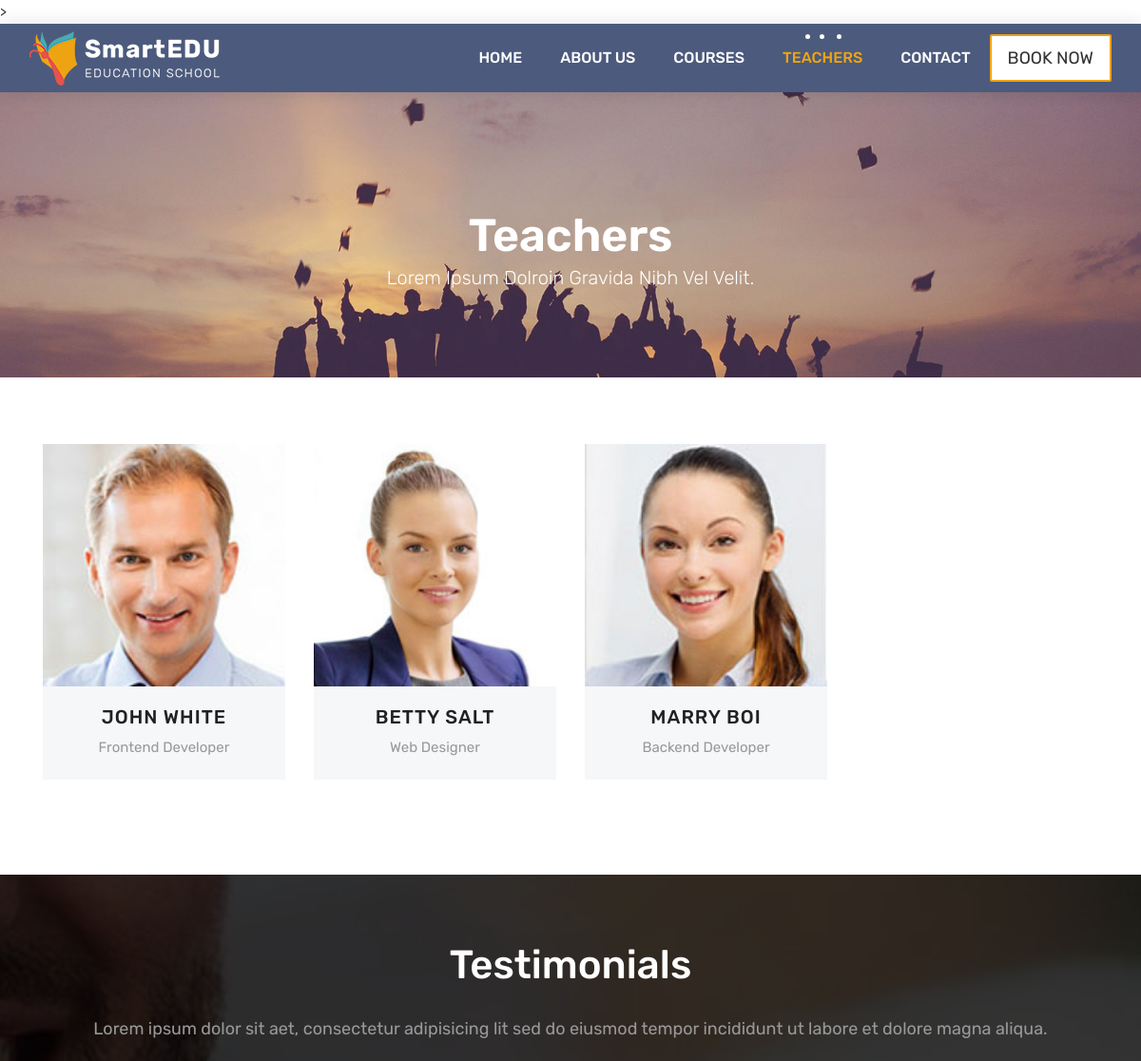
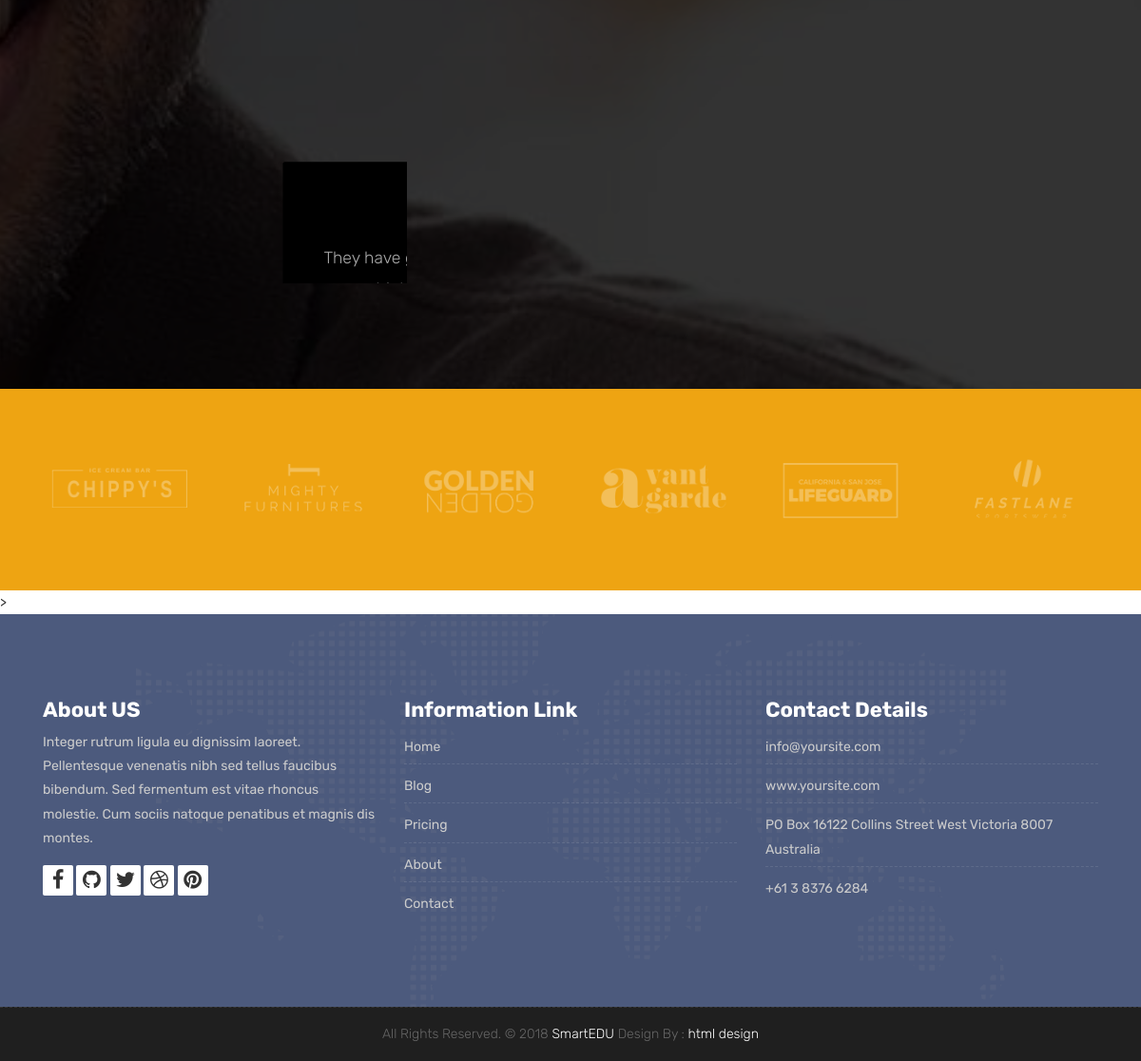
Screenshot of /teachers/ with the database file from the repository (2 pictures, top to bottom).
### teachers/models.py (models this page shows, shortened)
class Teacher(models.Model):
    name = models.CharField(max_length=50)
    title = models.CharField(max_length=50)
    description = models.TextField(blank=True, null=True)
    image = models.ImageField(upload_to="teachers/%Y/%m/%d/", default="teachers/default_teacher_image.jpg")
    facebook = models.URLField(max_length=200, blank=True)
    twitter = models.URLField(max_length=200, blank=True)
    linkedin = models.URLField(max_length=200, blank=True)
    youtube = models.URLField(max_length=200, blank=True)

### teachers/views.py (the view)
# urls.py: path('', TeacherListView.as_view(), name="teachers"),
class TeacherListView(ListView):
    model = Teacher
    template_name = 'teachers.html'
    context_object_name = 'teachers'

### templates/teachers.html (shortened to what this page needs)
{% extends 'partials/_base.html' %}
{% load static %}
{% block content %}
	<div class="all-title-box">
		<div class="container text-center">
			<h1>Teachers<span class="m_1">Lorem Ipsum dolroin gravida nibh vel velit.</span></h1>
		</div>
	</div>
	<div id="teachers" class="section wb">
        <div class="container">
            <div class="row">
				{% for teacher in teachers %}
				<div class="col-lg-3 col-md-6 col-12">
					<div class="our-team">
						<div class="team-img">
							<img src="{{teacher.image.url}}">
						</div>
						<div class="team-content">
							<h3 class="title"><a href= "{% url 'teacher_detail' teacher.pk %}"> {{ teacher.name }} </a></h3>
							<span class="post">{{ teacher.title }}</span>
						</div>
					</div>
				</div>
				{% endfor %}
            </div>
        </div>
    </div>
    <div id="testimonials" class="parallax section db parallax-off" style="background-image:url('images/parallax_04.jpg');">
        <div class="container">
            <div class="section-title text-center">
                <h3>Testimonials</h3>
                <p>Lorem ipsum dolor sit aet, consectetur adipisicing lit sed do eiusmod tempor incididunt ut labore et dolore magna aliqua. </p>
            </div>
            <div class="row">
                <div class="col-md-12 col-sm-12">
                    <div class="testi-carousel owl-carousel owl-theme">
                        <div class="testimonial clearfix">
							<div class="testi-meta">
                                <img src="images/testi_01.png" alt="" class="img-fluid">
                                <h4>James Fernando </h4>
                            </div>
                            <div class="desc">
                                <h3><i class="fa fa-quote-left"></i> Wonderful Support!</h3>
                                <p class="lead">They have got my project on time with the competition with a sed highly skilled, and experienced & professional team.</p>
                            </div>
                        </div>
                    </div>
                </div>
            </div>
        </div>
    </div>
    <div class="parallax section dbcolor">
        <div class="container">
            <div class="row logos">
                <div class="col-md-2 col-sm-2 col-xs-6 wow fadeInUp">
                    <a href="#"><img src="images/logo_01.png" alt="" class="img-repsonsive"></a>
                </div>
                <div class="col-md-2 col-sm-2 col-xs-6 wow fadeInUp">
                    <a href="#"><img src="images/logo_02.png" alt="" class="img-repsonsive"></a>
                </div>
                <div class="col-md-2 col-sm-2 col-xs-6 wow fadeInUp">
                    <a href="#"><img src="images/logo_03.png" alt="" class="img-repsonsive"></a>
                </div>
                <div class="col-md-2 col-sm-2 col-xs-6 wow fadeInUp">
                    <a href="#"><img src="images/logo_04.png" alt="" class="img-repsonsive"></a>
                </div>
                <div class="col-md-2 col-sm-2 col-xs-6 wow fadeInUp">
                    <a href="#"><img src="images/logo_05.png" alt="" class="img-repsonsive"></a>
                </div>
                <div class="col-md-2 col-sm-2 col-xs-6 wow fadeInUp">
                    <a href="#"><img src="images/logo_06.png" alt="" class="img-repsonsive"></a>
                </div>
            </div>
        </div>
    </div>
{% endblock %}

### static/style.css (style rules this page uses)
body { color: #333333; font-size: 14px; font-family: 'Rubik', sans-serif; line-height: 1.80857; }
html, body { height: 100%; }
a { color: #1f1f1f; text-decoration: none !important; outline: none !important; -webkit-transition: all .3s ease-in-out; -moz-transition: all .3s ease-in-out; -ms-transition: all .3s ease-in-out; -o-transition: all .3s ease-in-out; transition: all .3s ease-in-out; }
h1, h2, h3, h4, h5, h6 { letter-spacing: 0; font-weight: normal; position: relative; padding: 0 0 10px 0; font-weight: normal; line-height: 120% !important; color: #1f1f1f; margin: 0 }
h1 { font-size: 24px }
h3 { font-size: 18px }
h4 { font-size: 16px }
h1 a, h2 a, h3 a, h4 a, h5 a, h6 a { color: #212121; text-decoration: none!important; opacity: 1 }
a { color: #1f1f1f; text-decoration: none; outline: none; }
a, .btn { text-decoration: none !important; outline: none !important; -webkit-transition: all .3s ease-in-out; -moz-transition: all .3s ease-in-out; -ms-transition: all .3s ease-in-out; -o-transition: all .3s ease-in-out; transition: all .3s ease-in-out; }
.lead { font-size: 18px; line-height: 30px; color: #767676; margin: 0; padding: 0; }
.dbcolor { background: #eea412; }
.parallax { background-attachment: fixed; background-size: cover; padding: 120px 0; position: relative; width: 100%; }
.parallax.parallax-off { background-attachment: fixed !important; display: block; overflow: hidden; position: relative; background-position: center center; vertical-align: sub; width: 100%; z-index: 2; }
.section { display: block; position: relative; overflow: hidden; padding: 70px 0; }
.section.wb { background-color: #ffffff; }
.section.db { background-color: #1f1f1f; }
.section-title { display: block; position: relative; margin-bottom: 60px; }
.section-title p { color: #999; font-weight: 400; font-size: 18px; line-height: 33px; margin: 0; }
.section-title h3 { font-size: 42px; font-weight: 500; line-height: 62px; margin: 0 0 25px; padding: 0; text-transform: none; }
.section.colorsection p, .section.colorsection h3, .section.db h3 { color: #ffffff; }
.logos img { margin: auto; display: block; text-align: center; width: 100%; opacity: 0.3; }
.desc h3 i { color: #eea412; font-size: 37px; vertical-align: middle; margin-right: 12px; }
.desc { padding: 30px; position: relative; background: #000; border: none; border-radius: 2px; }
.testi-meta { display: block; margin-top: 20px; margin-bottom: 20px; }
.testi-meta img { display: inline-block !important; }
#testimonials { position: relative; }
#testimonials:before { background: rgba(0,0,0,0.8); content: ""; position: absolute; top: 0px; left: 0px; width: 100%; height: 100%; }
.testimonial h4 { font-size: 18px; color: #ffffff; padding: 13px 0 0; }
.testimonial img { max-width: 55px; }
.testimonial { background-color: transparent; max-width: 550px; width: 100%; margin: 0 auto; text-align: center; }
.testimonial h3 { padding: 0 0 10px; font-size: 20px; font-weight: 600; }
.testimonial small, .testimonial .lead { background-color: transparent; color: #aaa; display: block; font-size: 16px; font-style: normal; line-height: 30px; margin: 0; padding: 0; position: relative; }
.testimonial p:after { display: none; }
.testi-carousel.owl-carousel .owl-item.active.center .testimonial { -webkit-transform: scale(1.1); -ms-transform: scale(1.1); transform: scale(1.1); -webkit-transition: all 0.3s ease; -o-transition: all 0.3s ease; transition: all 0.3s ease; }
.all-title-box { background: url(images/banner.jpg)no-repeat; -webkit-background-size: cover; -moz-background-size: cover; -o-background-size: cover; background-size: cover; background-position: center; min-height: 300px; }
.all-title-box h1 { color: #fff; font-weight: 600; text-transform: capitalize; padding-top: 11%; font-size: 48px; line-height: 0px; }
span.m_1 { font-weight: 300; font-size: 20px; line-height: 1.5em; display: block; }
.our-team { text-align: center; margin-bottom: 30px; }
.our-team .team-img { overflow: hidden; position: relative; }
.our-team .team-img img { width: 100%; height: auto; }
.our-team .team-content { padding: 20px 0; background: #f5f7f8; color: #54478a; }
.our-team .title { display: block; font-size: 20px; font-weight: 500; letter-spacing: 1px; text-transform: uppercase; margin: 0 0 7px 0; padding: 0px; }
.our-team .post { display: block; font-size: 15px; color: #999; }

### rows the page displays
Teacher: image (picture), name "JOHN WHITE", title "Frontend Developer"
Teacher: image (picture), name "BETTY SALT", title "Web Designer"
Teacher: image (picture), name "MARRY BOI", title "Backend Developer"
